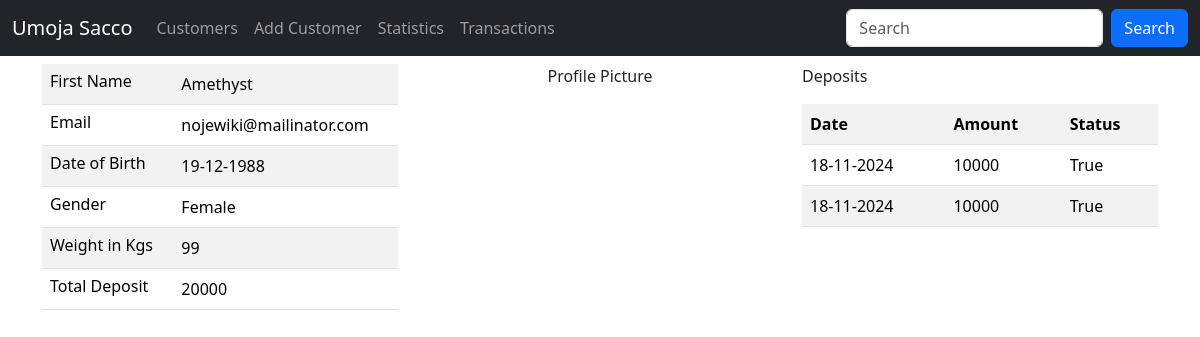
Screenshot of /customers/details/106 with the database file from the repository.
### sacco/models.py (models this page shows, shortened)
class Customer(models.Model):
    first_name = models.CharField(max_length=30) #charfield = varchar
    last_name = models.CharField(max_length=30)
    email = models.EmailField(unique=True) #varchar + ensures email is unique
    dob = models.DateField()
    gender = models.CharField(max_length=10)
    weight = models.IntegerField(default=0)
    profile_pic = models.ImageField(upload_to=generate_unique_name, null=True)
    created_at = models.DateTimeField(auto_now_add=True)
    updated_at = models.DateTimeField(auto_now=True)
    class Meta:
        db_table = 'customers'

class Deposit(models.Model):
    amount = models.IntegerField()
    status = models.BooleanField(default=False)
    customer = models.ForeignKey(Customer, on_delete=models.CASCADE)
    created_at = models.DateTimeField(auto_now_add=True)
    updated_at = models.DateTimeField(auto_now=True)
    class Meta:
        db_table = 'deposits'

### sacco/views.py (the view)
# urls.py: path('customers/details/<int:customer_id>', views.customer_details, name='customer_details'),
def customer_details(request, customer_id):
    customer = Customer.objects.get(id=customer_id)
    deposits = Deposit.objects.filter(customer_id=customer_id)
    total = Deposit.objects.filter(customer=customer).filter(status=True).aggregate(Sum('amount'))['amount__sum']
    return render(request, "details.html", {'deposits': deposits, 'customer': customer, 'total': total})

### templates/details.html (shortened to what this page needs)
{% extends 'master.html' %}
{% load static %}
{% block content %}
    <div class="container">
        <div class="row mt-2">
            <div class="col-sm-4">
                <table class="table table-striped">
                    <tr>
                        <td class="h6">First Name</td>
                        <td>{{ customer.first_name }}</td>
                    </tr>
                    <tr>
                        <td class="h6">Email</td>
                        <td>{{ customer.email }}</td>
                    </tr>
                    <tr>
                        <td class="h6">Date of Birth</td>
                        <td>{{ customer.dob | date:"d-m-Y" }}</td>
                    </tr>
                    <tr>
                        <td class="h6">Gender</td>
                        <td>{{ customer.gender }}</td>
                    </tr>
                    <tr>
                        <td class="h6">Weight in Kgs</td>
                        <td>{{ customer.weight }}</td>
                    </tr>
                    <tr>
                        <td class="h6">Total Deposit</td>
                        <td>{{ total }}</td>
                    </tr>
                </table>
            </div>
            <div class="col-sm-4">
                <p class="text-center"> Profile Picture </p>
            </div>
            <div class="col-sm-4">
                <p>Deposits</p>
                <table class="table table-striped">
                    <tr>
                        <th>Date</th>
                        <th>Amount</th>
                        <th>Status</th>
                    </tr>
                    {% for depo in deposits %}
                        <tr>
                            <td>{{ depo.created_at | date:"d-m-Y" }}</td>
                            <td>{{ depo.amount }}</td>
                            <td>{{ depo.status }}</td>
                        </tr>
                    {% endfor %}
                </table>
            </div>
        </div>
    </div>
{% endblock %}

### rows the page displays
Customer: first_name "Amethyst", email "nojewiki@mailinator.com", dob "19-12-1988", gender "Female", weight "99"
Deposit: created_at "18-11-2024", amount "10000", status "True"
Deposit: created_at "18-11-2024", amount "10000", status "True"

### other values shown
{{ total }} "20000"
